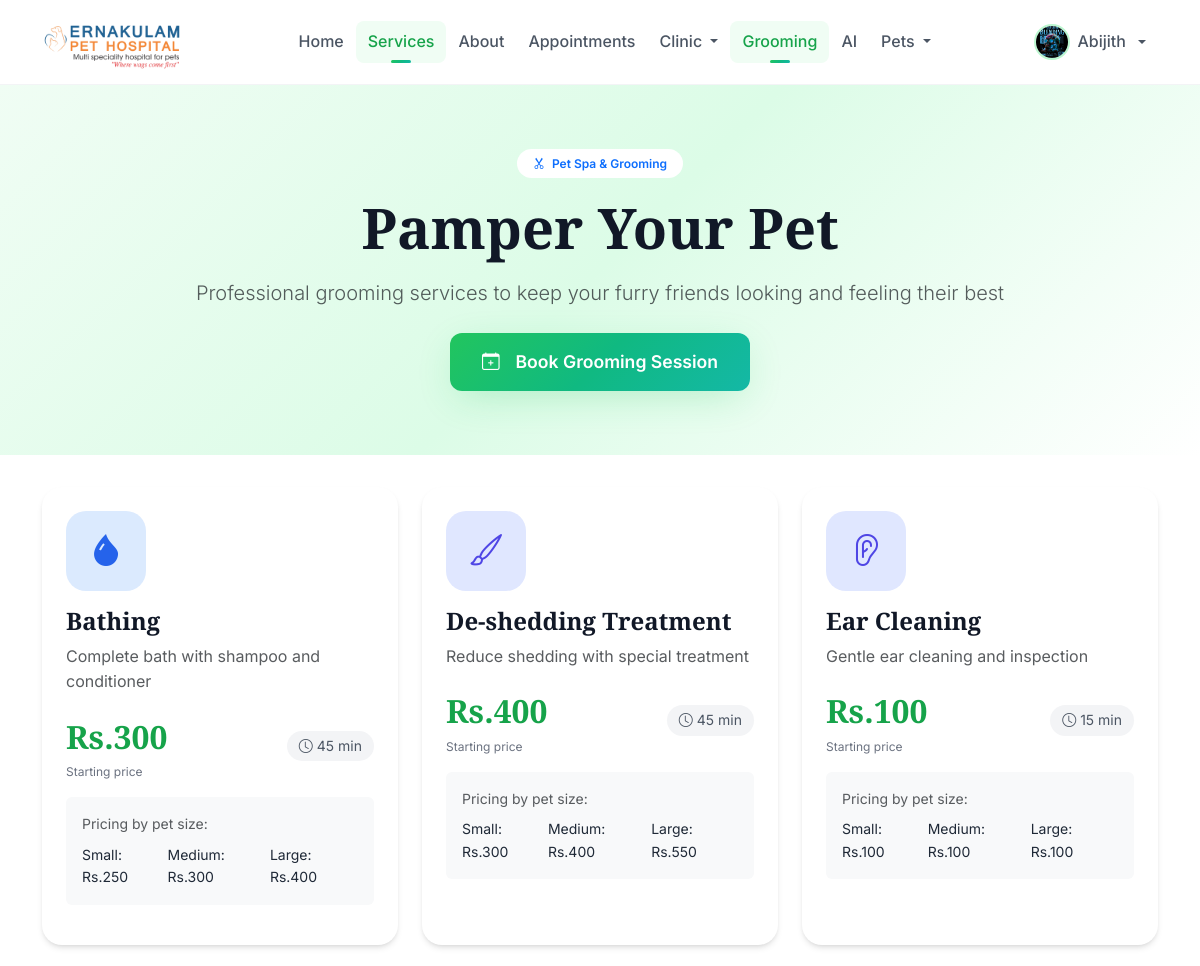
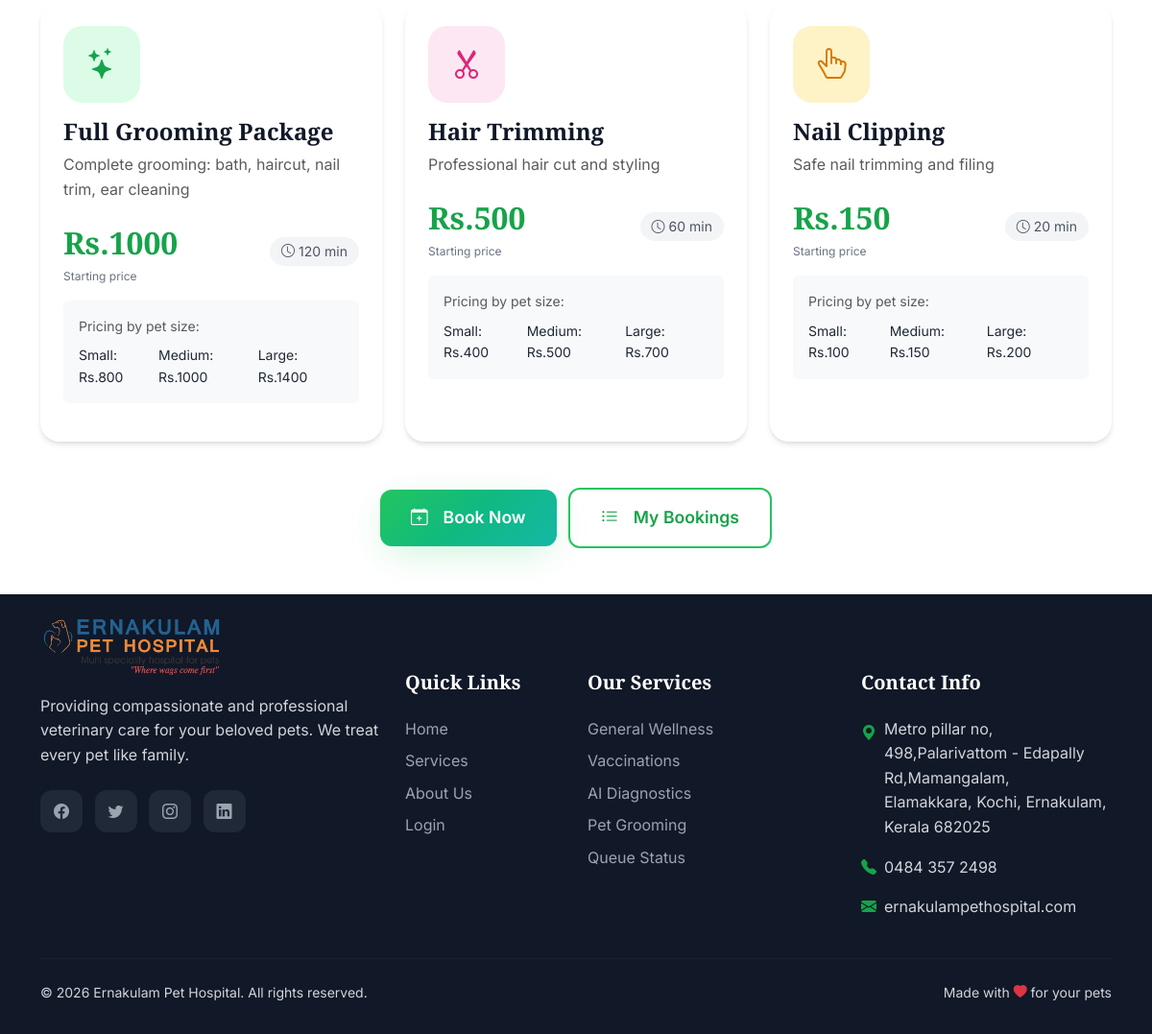
Screenshot of /appointments/grooming/services/ (signed in) with the database file from the repository (2 pictures, top to bottom).
### accounts/models.py (models this page shows, shortened)
class User(AbstractUser):
    USER_ROLES = (
        ('ADMIN', 'Administrator'),
        ('VET', 'Veterinarian'),
        ('OWNER', 'Pet Owner'),
    )
    role = models.CharField(max_length=20, choices=USER_ROLES, default='OWNER')
    phone_regex = RegexValidator(
        regex=r'^\+?1?\d{9,15}$',
        message="Phone number must be entered in the format: '+999999999'. Up to 15 digits allowed."
    )
    phone_number = models.CharField(validators=[phone_regex], max_length=17, blank=True)
    address = models.TextField(blank=True)
    date_of_birth = models.DateField(null=True, blank=True)
    profile_picture = models.ImageField(upload_to='profiles/', null=True, blank=True)
    is_active_account = models.BooleanField(default=True)
    created_at = models.DateTimeField(auto_now_add=True)
    updated_at = models.DateTimeField(auto_now=True)
    class Meta:
        ordering = ['-date_joined']
    @property
    def is_pet_owner(self):
        return self.role == 'OWNER'

### appointments/models.py (models this page shows, shortened)
class GroomingService(models.Model):
    SERVICE_TYPES = (
        ('BATHING', 'Bathing'),
        ('HAIR_TRIMMING', 'Hair Trimming'),
        ('NAIL_CLIPPING', 'Nail Clipping'),
        ('FULL_GROOMING', 'Full Grooming Package'),
        ('EAR_CLEANING', 'Ear Cleaning'),
        ('TEETH_CLEANING', 'Teeth Cleaning'),
        ('DESHEDDING', 'De-shedding Treatment'),
    )
    name = models.CharField(max_length=100)
    service_type = models.CharField(max_length=20, choices=SERVICE_TYPES)
    description = models.TextField(blank=True)
    duration = models.IntegerField(default=30, help_text="Duration in minutes")
    price = models.DecimalField(max_digits=10, decimal_places=2)
    small_pet_price = models.DecimalField(max_digits=10, decimal_places=2, null=True, blank=True)
    medium_pet_price = models.DecimalField(max_digits=10, decimal_places=2, null=True, blank=True)
    large_pet_price = models.DecimalField(max_digits=10, decimal_places=2, null=True, blank=True)
    is_active = models.BooleanField(default=True)
    created_at = models.DateTimeField(auto_now_add=True)
    updated_at = models.DateTimeField(auto_now=True)
    class Meta:
        ordering = ['name']

### appointments/views.py (the view)
# urls.py: path('grooming/services/', views.grooming_services, name='grooming_services'),
@login_required
def grooming_services(request):
    from .models import GroomingService
    services = GroomingService.objects.filter(is_active=True)
    return render(request, 'appointments/grooming/services.html', {'services': services})

### templates/appointments/grooming/services.html (shortened to what this page needs)
{% extends 'base.html' %}
{% block content %}
<section class="grooming-hero">
    <div class="container text-center">
        <span class="badge bg-white text-primary mb-3 px-3 py-2">
            <i class="bi bi-scissors me-1"></i> Pet Spa & Grooming
        </span>
        <h1 class="display-4 fw-bold mb-3">Pamper Your Pet</h1>
        <p class="lead text-muted mb-4">Professional grooming services to keep your furry friends looking and feeling their best</p>
        <a href="{% url 'appointments:book_grooming' %}" class="btn btn-primary btn-lg">
            <i class="bi bi-calendar-plus me-2"></i>Book Grooming Session
        </a>
    </div>
</section>
<div class="container mb-5">
    <div class="row g-4">
        {% for service in services %}
        <div class="col-md-6 col-lg-4">
            <div class="service-card p-4">
                <div class="service-icon" style="background:
                    {% if service.service_type == 'BATHING' %}#dbeafe; color: #2563eb;
                    {% elif service.service_type == 'HAIR_TRIMMING' %}#fce7f3; color: #db2777;
                    {% elif service.service_type == 'NAIL_CLIPPING' %}#fef3c7; color: #d97706;
                    {% elif service.service_type == 'FULL_GROOMING' %}var(--primary-100); color: var(--primary-600);
                    {% else %}#e0e7ff; color: #4f46e5;
                    {% endif %}">
                    {% if service.service_type == 'BATHING' %}
                        <i class="bi bi-droplet-fill"></i>
                    {% elif service.service_type == 'HAIR_TRIMMING' %}
                        <i class="bi bi-scissors"></i>
                    {% elif service.service_type == 'NAIL_CLIPPING' %}
                        <i class="bi bi-hand-index-thumb"></i>
                    {% elif service.service_type == 'FULL_GROOMING' %}
                        <i class="bi bi-stars"></i>
                    {% elif service.service_type == 'EAR_CLEANING' %}
                        <i class="bi bi-ear"></i>
                    {% else %}
                        <i class="bi bi-brush"></i>
                    {% endif %}
                </div>
                <h4 class="mb-2">{{ service.name }}</h4>
                <p class="text-muted mb-3">{{ service.description }}</p>
                <div class="d-flex justify-content-between align-items-center mb-3">
                    <div>
                        <span class="service-price">Rs.{{ service.price|floatformat:0 }}</span>
                        <span class="price-note d-block">Starting price</span>
                    </div>
                    <span class="duration-badge">
                        <i class="bi bi-clock"></i> {{ service.duration }} min
                    </span>
                </div>
                {% if service.small_pet_price and service.large_pet_price %}
                <div class="bg-light rounded p-3 mb-3">
                    <small class="text-muted d-block mb-2">Pricing by pet size:</small>
                    <div class="d-flex justify-content-between">
                        <span class="small">Small: Rs.{{ service.small_pet_price|floatformat:0 }}</span>
                        <span class="small">Medium: Rs.{{ service.medium_pet_price|floatformat:0 }}</span>
                        <span class="small">Large: Rs.{{ service.large_pet_price|floatformat:0 }}</span>
                    </div>
                </div>
                {% endif %}
            </div>
        </div>
        {% empty %}
        <div class="col-12">
            <p class="text-muted text-center py-5">No grooming services available at the moment.</p>
        </div>
        {% endfor %}
    </div>
    <div class="row mt-5">
        <div class="col-12 text-center">
            <a href="{% url 'appointments:book_grooming' %}" class="btn btn-primary btn-lg me-2">
                <i class="bi bi-calendar-plus me-2"></i>Book Now
            </a>
            <a href="{% url 'appointments:grooming_list' %}" class="btn btn-outline-primary btn-lg">
                <i class="bi bi-list-ul me-2"></i>My Bookings
            </a>
        </div>
    </div>
</div>
{% endblock %}

### templates/base.html (shortened to what this page needs)
<!DOCTYPE html>
<html lang="en">
<head>
    <link href="https://cdn.jsdelivr.net/npm/bootstrap@5.3.0/dist/css/bootstrap.min.css" rel="stylesheet">
    <link rel="stylesheet" href="https://cdn.jsdelivr.net/npm/bootstrap-icons@1.11.0/font/bootstrap-icons.css">
    <link href="https://unpkg.com/aos@2.3.1/dist/aos.css" rel="stylesheet">
</head>
<body class="d-flex flex-column min-vh-100">
    <nav class="navbar navbar-expand-lg sticky-top">
        <div class="container">
            <a class="navbar-brand" href="{% url 'home' %}" style="position: relative; width: 150px; display: flex; align-items: center;">
                <img src="/media/logo/logo.png" alt="Logo" style="height: 140px; width: auto; position: absolute; top: -60px; left: 0; z-index: 1000;">
            </a>
            <div class="collapse navbar-collapse" id="navbarNav">
                <ul class="navbar-nav mx-auto">
                    <li class="nav-item">
                        <a class="nav-link {% if request.path == '/' %}active{% endif %}" href="{% url 'home' %}">
                            Home
                        </a>
                    </li>
                    <li class="nav-item">
                        <a class="nav-link {% if 'services' in request.path %}active{% endif %}" href="{% url 'services' %}">
                            Services
                        </a>
                    </li>
                    <li class="nav-item">
                        <a class="nav-link {% if 'about' in request.path %}active{% endif %}" href="{% url 'about' %}">
                            About
                        </a>
                    </li>
                    {% if user.is_authenticated %}
                        <li class="nav-item">
                            <a class="nav-link " href="{% url 'appointments:list' %}">
                                Appointments
                            </a>
                        </li>
                        <li class="nav-item dropdown">
                            <a class="nav-link dropdown-toggle " href="#" id="clinicDropdown" role="button" data-bs-toggle="dropdown">
                                Clinic
                            </a>
                        </li>
                        <li class="nav-item">
                            <a class="nav-link {% if 'grooming' in request.path %}active{% endif %}" href="{% url 'appointments:grooming_services' %}">
                                Grooming
                            </a>
                        </li>
                        <li class="nav-item">
                            <a class="nav-link {% if 'ai_diagnosis' in request.path %}active{% endif %}" href="{% url 'ai_diagnosis:home' %}">
                                AI
                            </a>
                        </li>
                        {% if user.is_pet_owner %}
                        <li class="nav-item dropdown">
                            <a class="nav-link dropdown-toggle {% if 'medical_records' in request.path or 'records' in request.path %}active{% endif %}" href="#" id="petsDropdown" role="button" data-bs-toggle="dropdown">
                                Pets
                            </a>
                        </li>
                        {% endif %}
                    {% endif %}
                </ul>
                <ul class="navbar-nav">
                    {% if user.is_authenticated %}
                        <li class="nav-item dropdown">
                            <a class="nav-link dropdown-toggle d-flex align-items-center gap-2" href="#" id="userDropdown" role="button" data-bs-toggle="dropdown">
                                {% if user.profile_picture %}
                                    <img src="{{ user.profile_picture.url }}" class="rounded-circle" style="width: 36px; height: 36px; object-fit: cover; border: 2px solid var(--primary-200);">
                                {% else %}
                                    <div class="rounded-circle d-flex align-items-center justify-content-center" style="width: 36px; height: 36px; background: var(--primary-100); color: var(--primary-600);">
                                        <i class="bi bi-person-fill"></i>
                                    </div>
                                {% endif %}
                                <span class="d-none d-lg-inline">{{ user.first_name|default:user.username }}</span>
                            </a>
                        </li>
                    {% endif %}
                </ul>
            </div>
        </div>
    </nav>
    <main class="flex-grow-1">
        {% block content %}{% endblock %}
    </main>
    <footer class="footer mt-auto">
        <div class="container">
            <div class="row g-4">
                <div class="col-lg-4">
                    <div class="footer-brand" style="position:relative; padding-left: 140px; min-hight: 60px; display: flex; align-items: center;">
                        <img src="/media/logo/logo.png" alt="Logo" style="position: absolute; left: 0; top: -120px; height: 190px; width: auto;">
                    </div>
                    <p class="mb-4">Providing compassionate and professional veterinary care for your beloved pets. We treat every pet like family.</p>
                    <div class="social-links">
                        <a href="#"><i class="bi bi-facebook"></i></a>
                        <a href="#"><i class="bi bi-twitter"></i></a>
                        <a href="#"><i class="bi bi-instagram"></i></a>
                        <a href="#"><i class="bi bi-linkedin"></i></a>
                    </div>
                </div>
                <div class="col-lg-2 col-md-4">
                    <h5>Quick Links</h5>
                    <ul class="list-unstyled">
                        <li class="mb-2"><a href="{% url 'home' %}">Home</a></li>
                        <li class="mb-2"><a href="{% url 'services' %}">Services</a></li>
                        <li class="mb-2"><a href="{% url 'about' %}">About Us</a></li>
                        <li class="mb-2"><a href="{% url 'accounts:login' %}">Login</a></li>
                    </ul>
                </div>
                <div class="col-lg-3 col-md-4">
                    <h5>Our Services</h5>
                    <ul class="list-unstyled">
                        <li class="mb-2"><a href="{% url 'services' %}">General Wellness</a></li>
                        <li class="mb-2"><a href="{% url 'medical_records:vaccination_list' %}">Vaccinations</a></li>
                        <li class="mb-2"><a href="{% url 'ai_diagnosis:home' %}">AI Diagnostics</a></li>
                        <li class="mb-2"><a href="{% url 'appointments:grooming_services' %}">Pet Grooming</a></li>
                        <li class="mb-2"><a href="{% url 'appointments:queue_status' %}">Queue Status</a></li>
                    </ul>
                </div>
                <div class="col-lg-3 col-md-4">
                    <h5>Contact Info</h5>
                    <ul class="list-unstyled">
                        <li class="mb-3 d-flex align-items-start gap-2">
                            <i class="bi bi-geo-alt-fill text-primary-600 mt-1"></i>
                            <span>Metro pillar no, 498,Palarivattom - Edapally Rd,Mamangalam,<br>Elamakkara, Kochi, Ernakulam, Kerala 682025</span>
                        </li>
                        <li class="mb-3 d-flex align-items-center gap-2">
                            <i class="bi bi-telephone-fill text-primary-600"></i>
                            <span>0484 357 2498</span>
                        </li>
                        <li class="mb-3 d-flex align-items-center gap-2">
                            <i class="bi bi-envelope-fill text-primary-600"></i>
                            <span>ernakulampethospital.com</span>
                        </li>
                    </ul>
                </div>
            </div>
            <hr class="my-4" style="border-color: var(--gray-700);">
            <div class="row align-items-center">
                <div class="col-md-6 text-center text-md-start">
                    <p class="mb-0 small">&copy; 2026 Ernakulam Pet Hospital. All rights reserved.</p>
                </div>
                <div class="col-md-6 text-center text-md-end">
                    <p class="mb-0 small">Made with <i class="bi bi-heart-fill text-danger"></i> for your pets</p>
                </div>
            </div>
        </div>
    </footer>
</body>
</html>

### rows the page displays
User: profile_picture (picture), first_name "Abijith"
GroomingService: service_type "BATHING" (drawn), name "Bathing", description "Complete bath with shampoo and conditioner", price "300", duration "45", small_pet_price "250", medium_pet_price "300", large_pet_price "400"
GroomingService: service_type "DESHEDDING" (drawn), name "De-shedding Treatment", description "Reduce shedding with special treatment", price "400", duration "45", small_pet_price "300", medium_pet_price "400", large_pet_price "550"
GroomingService: service_type "EAR_CLEANING" (drawn), name "Ear Cleaning", description "Gentle ear cleaning and inspection", price "100", duration "15", small_pet_price "100", medium_pet_price "100", large_pet_price "100"
GroomingService: service_type "FULL_GROOMING" (drawn), name "Full Grooming Package", description "Complete grooming: bath, haircut, nail trim, ear cleaning", price "1000", duration "120", small_pet_price "800", medium_pet_price "1000", large_pet_price "1400"
GroomingService: service_type "HAIR_TRIMMING" (drawn), name "Hair Trimming", description "Professional hair cut and styling", price "500", duration "60", small_pet_price "400", medium_pet_price "500", large_pet_price "700"
GroomingService: service_type "NAIL_CLIPPING" (drawn), name "Nail Clipping", description "Safe nail trimming and filing", price "150", duration "20", small_pet_price "100", medium_pet_price "150", large_pet_price "200"
